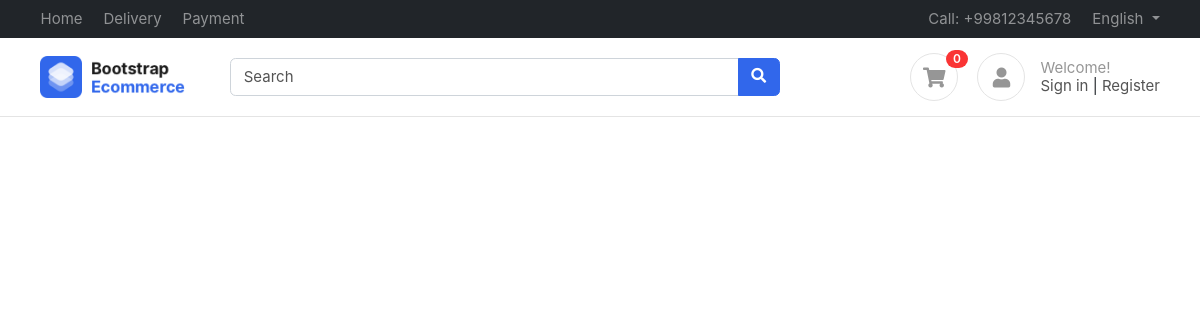
The app's page /, older data.
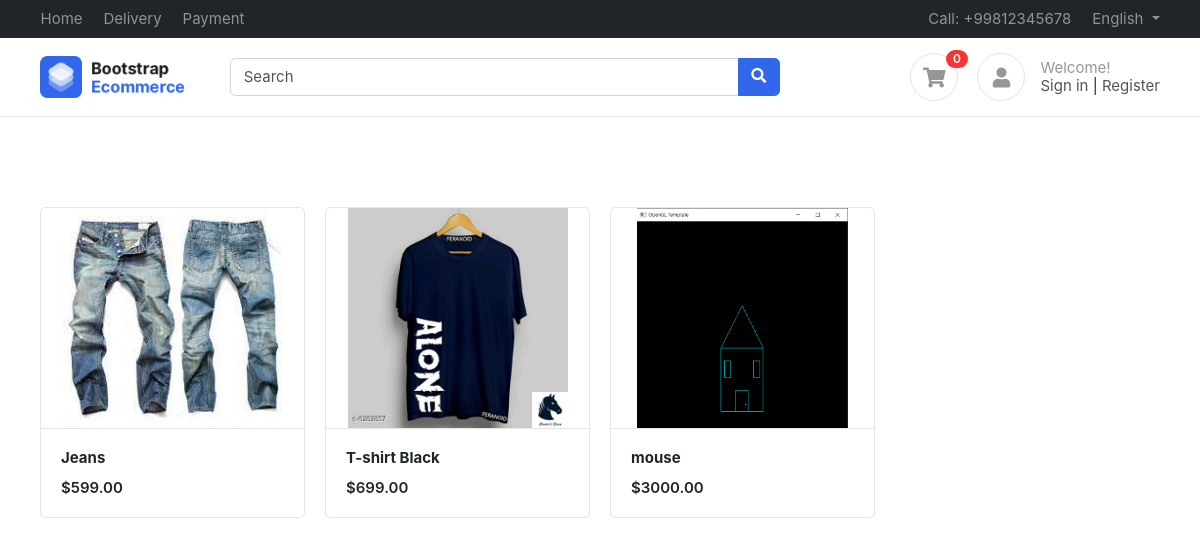
The same page, newer data.
### products/models.py (models this page shows, shortened)
class Product(BaseModel):
    product_name = models.CharField(max_length=100)
    slug = models.SlugField(unique=True  , null=True , blank=True)
    category = models.ForeignKey(Category , on_delete=models.CASCADE , related_name="products")
    price = models.IntegerField()
    product_desription = models.TextField()
    color_variant = models.ManyToManyField(ColorVariant , blank=True)
    size_variant = models.ManyToManyField(SizeVariant , blank=True)

class ProductImage(BaseModel):
    product = models.ForeignKey(Product , on_delete=models.CASCADE , related_name="product_images")
    image =  models.ImageField(upload_to="product")

### home/views.py (the view)
# urls.py: path('' , index , name="index"),
def index(request):
    context = {'products' : Product.objects.all()}
    return render(request , 'home/index.html' , context)

### templates/home/index.html
{% extends "base/base.html"%}
{%  block start %}
<div class="container mt-5 pt-5">
    <div class="row">
        {% for product in products %}
        <div class="col-md-3">
            <figure class="card card-product-grid">
                <div class="img-wrap"> <img src="/media/{{product.product_images.first.image}}"> </div>
                <figcaption class="info-wrap border-top">
                    <a href="{% url 'get_product' product.slug %}" class="title">
                        <b>{{product.product_name}}</b></a>
                    <div class="price mt-2">${{product.price}}.00</div>
                </figcaption>
            </figure>
        </div>
        {% endfor %}
    </div>
    </div>
{% endblock %}

### templates/base/base.html (shortened to what this page needs)
<!DOCTYPE HTML>
<html lang="en">
<head>
<link href="/media/css/bootstrap.css" rel="stylesheet" type="text/css"/>
<link href="/media/fonts/fontawesome/css/all.min.css" type="text/css" rel="stylesheet">
<link href="/media/css/ui.css" rel="stylesheet" type="text/css"/>
<link href="/media/css/responsive.css" rel="stylesheet" />
</head>
<body>
	<header class="section-header">
		<nav class="navbar navbar-dark navbar-expand p-0 bg-dark">
		<div class="container">
			<ul class="navbar-nav d-none d-md-flex mr-auto">
				<li class="nav-item"><a class="nav-link" href="#">Home</a></li>
				<li class="nav-item"><a class="nav-link" href="#">Delivery</a></li>
				<li class="nav-item"><a class="nav-link" href="#">Payment</a></li>
			</ul>
			<ul class="navbar-nav">
				<li class="nav-item"><a href="#" class="nav-link"> Call: +99812345678 </a></li>
				<li class="nav-item dropdown">
					 <a href="#" class="nav-link dropdown-toggle" data-toggle="dropdown"> English </a>
				</li>
			</ul>
		  </div>
		</nav>
		<section class="header-main border-bottom">
			<div class="container">
		<div class="row align-items-center">
			<div class="col-lg-2 col-4">
				<div class="brand-wrap">
					<img class="logo" src="images/logo.png">
				</div>
			</div>
			<div class="col-lg-6 col-sm-12">
				<form action="#" class="search">
					<div class="input-group w-100">
						<input type="text" class="form-control" placeholder="Search">
						<div class="input-group-append">
						  <button class="btn btn-primary" type="submit">
							<i class="fa fa-search"></i>
						  </button>
						</div>
					</div>
				</form>
			</div>
			<div class="col-lg-4 col-sm-6 col-8">
				<div class="widgets-wrap float-md-right">
					<div class="widget-header  mr-3">
						<a href="#" class="icon icon-sm rounded-circle border"><i class="fa fa-shopping-cart"></i></a>
						<span class="badge badge-pill badge-danger notify">0</span>
					</div>
					<div class="widget-header icontext">
						<a href="#" class="icon icon-sm rounded-circle border"><i class="fa fa-user"></i></a>
						<div class="text">
							<span class="text-muted">Welcome!</span>
							<div>
								<a href="#">Sign in</a> |
								<a href="#"> Register</a>
							</div>
						</div>
					</div>
				</div>
			</div>
		</div>
			</div>
		</section>
		</header>
		{% block start %}
		{% endblock %}
        </body>
        </html>

### public/static/css/ui.css (style rules this page uses)
html { font-family: 'Inter', sans-serif; font-size: 15px; }
.img-wrap { text-align: center; display: block; }
.img-wrap img { max-width: 100%; }
.icon-xs, .icon-sm, .icon-md, .icon-lg { display: inline-block; text-align: center; flex-shrink: 0; flex-grow: 0; }
.icon-sm { width: 48px; height: 48px; line-height: 48px; font-size: 20px; }
figure { margin-bottom: 0; }
.card .title { color: #212529; }
.header-main { position: relative; padding-top: 1rem; padding-bottom: 1rem; }
.brand-wrap .logo, .navbar-brand .logo { margin-right: 7px; max-height: 42px; display: inline-block; }
.widget-header { display: inline-block; vertical-align: middle; position: relative; }
.widget-header a { color: #545454; }
.widget-header i { color: #969696; }
.widget-header .notify { position: absolute; top: -3px; right: -10px; }
[class*='card-product'] a.title { color: #212529; display: block; }
[class*='card-product'] .img-wrap { overflow: hidden; position: relative; }
[class*='card-product'] .img-wrap img { height: 100%; max-width: 100%; width: auto; display: inline-block; object-fit: cover; }
.card-product-grid { margin-bottom: 20px; }
.card-product-grid .img-wrap { border-radius: 0.2rem 0.2rem 0 0; height: 220px; }
.card-product-grid .info-wrap { overflow: hidden; padding: 18px 20px; }
.card .img-wrap { overflow: hidden; }
.icontext { display: inline-flex; align-items: center; vertical-align: middle; }
.icontext .text { width: 100%; line-height: 1.2; color: #212529; }
.icontext .icon { position: relative; margin-right: 15px; flex-shrink: 0; flex-grow: 0; }
.notify { position: absolute; top: -4px; right: -10px; display: inline-block; padding: .25em .6em; font-size: 12px; line-height: 1; text-align: center; border-radius: 3rem; color: #fff; background-color: #fa3434; }
.price { font-weight: 600; color: #212529; }

Row changes from the older to the newer data that the page shows:
added Product: product_images.first.image (picture), product_name "Jeans", price "599"
added Product: product_images.first.image (picture), product_name "T-shirt Black", price "699"
added Product: product_images.first.image (picture), product_name "mouse", price "3000"
